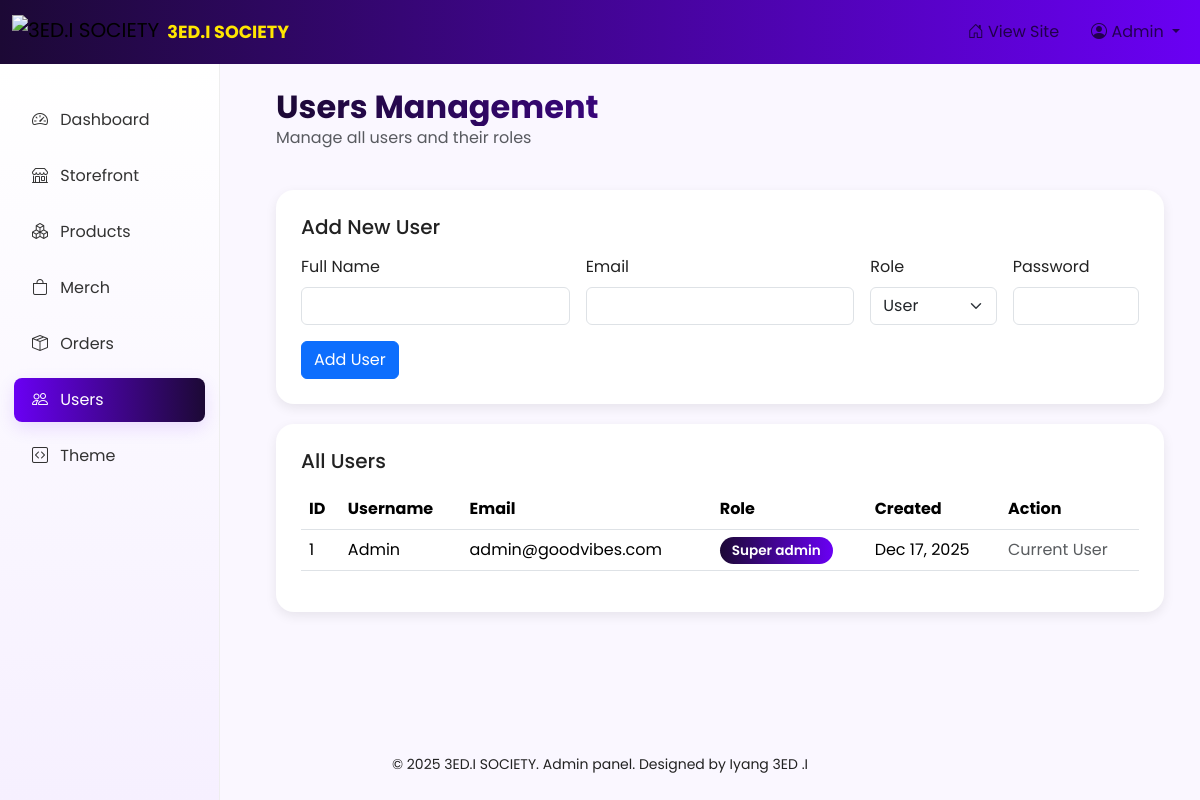
The page /admin/users.php (signed in) on the database its author committed.
### tables this page shows
CREATE TABLE users (
  id INT AUTO_INCREMENT PRIMARY KEY,
  username VARCHAR(100) NOT NULL,
  email VARCHAR(150) NOT NULL UNIQUE,
  password VARCHAR(255) NOT NULL,
  role ENUM('super_admin', 'user') DEFAULT 'user',
  created_at TIMESTAMP DEFAULT CURRENT_TIMESTAMP
);

### admin/users.php (the view, shortened to what this page needs)
<?php
require '../db_connect.php';
$isSuperAdmin = (isset($_SESSION['role']) && $_SESSION['role'] === 'super_admin');
$users = $conn->query("SELECT id, username, email, role, created_at FROM users ORDER BY created_at DESC");
?>
<?php include __DIR__ . '/../theme/header.php'; ?>
<div class="container-fluid">
  <div class="row mb-4">
    <div class="col-12">
      <h2 class="mb-0">Users Management</h2>
      <p class="text-muted">Manage all users and their roles</p>
    </div>
  </div>
  <div class="gv-card">
    <h5 class="mb-3">Add New User</h5>
    <form method="POST" action="">
      <div class="row g-3">
        <div class="col-md-4">
          <label class="form-label">Full Name</label>
          <input type="text" name="username" class="form-control" required>
        </div>
        <div class="col-md-4">
          <label class="form-label">Email</label>
          <input type="email" name="email" class="form-control" required>
        </div>
        <div class="col-md-2">
          <label class="form-label">Role</label>
          <select name="role" class="form-select" <?php echo !$isSuperAdmin ? 'disabled' : ''; ?>>
            <option value="user">User</option>
          </select>
        </div>
        <div class="col-md-2">
          <label class="form-label">Password</label>
          <input type="password" name="password" class="form-control" required>
        </div>
      </div>
      <div class="mt-3">
        <button type="submit" class="btn btn-primary">Add User</button>
      </div>
    </form>
  </div>
  <div class="gv-card">
    <h5 class="mb-3">All Users</h5>
    <div class="table-responsive">
      <table class="table table-hover">
        <thead>
          <tr>
            <th>ID</th>
            <th>Username</th>
            <th>Email</th>
            <th>Role</th>
            <th>Created</th>
            <th>Action</th>
          </tr>
        </thead>
        <tbody>
          <?php if ($users && $users->num_rows > 0): ?>
            <?php while ($user = $users->fetch_assoc()): ?>
              <tr>
                <td><?php echo $user['id']; ?></td>
                <td><?php echo htmlspecialchars($user['username']); ?></td>
                <td><?php echo htmlspecialchars($user['email']); ?></td>
                <td>
                  <span class="role-badge role-<?php echo $user['role']; ?>">
                    <?php echo ucfirst(str_replace('_', ' ', $user['role'])); ?>
                  </span>
                </td>
                <td><?php echo date('M j, Y', strtotime($user['created_at'])); ?></td>
                <td>
                  <?php if ($user['id'] != $_SESSION['user_id']): ?>
                    <a href="users.php?delete=<?php echo $user['id']; ?>"
                       class="btn btn-sm btn-danger"
                       onclick="return confirm('Are you sure you want to delete this user?');">
                      Delete
                    </a>
                  <?php else: ?>
                    <span class="text-muted">Current User</span>
                  <?php endif; ?>
                </td>
              </tr>
            <?php endwhile; ?>
          <?php else: ?>
            <tr>
              <td colspan="6" class="text-center text-muted py-4">No users found</td>
            </tr>
          <?php endif; ?>
        </tbody>
      </table>
    </div>
  </div>
</div>
<?php include __DIR__ . '/../theme/footer.php'; ?>

### assets/admin.css (style rules this page uses)
:root { --gv-purple: #1c0935; --gv-magenta: #6a00f4; --gv-accent: #ffe600; --gv-muted: #f6f0ff; }
body { font-family: 'Poppins', sans-serif; background: #fff; color: #222; }
.gv-card { border-radius: 14px; background: linear-gradient(180deg, #fff, #f7f3ff); padding: 24px; box-shadow: 0 8px 30px rgba(27, 0, 51, 0.06); }

### admin/users.php (style rules this page uses)
:root { --gv-purple: #1c0935; --gv-magenta: #6a00f4; --gv-bg: #faf7ff; }
body { background: var(--gv-bg); font-family: 'Poppins', sans-serif; }
h2 { font-weight: 700; background: linear-gradient(90deg, var(--gv-purple), var(--gv-magenta)); -webkit-background-clip: text; -webkit-text-fill-color: transparent; }
.gv-card { background: #fff; border-radius: 18px; padding: 25px; box-shadow: 0 4px 12px rgba(0,0,0,0.08); margin-bottom: 20px; }
.role-badge { padding: 4px 12px; border-radius: 15px; font-size: 0.85rem; font-weight: 600; }
.role-super_admin { background: linear-gradient(90deg, var(--gv-purple), var(--gv-magenta)); color: #fff; }

### rows shown on the page
users: id "1", username "Admin", email "admin@goodvibes.com", role "Super admin", created_at "Dec 17, 2025", shows "Current User"
